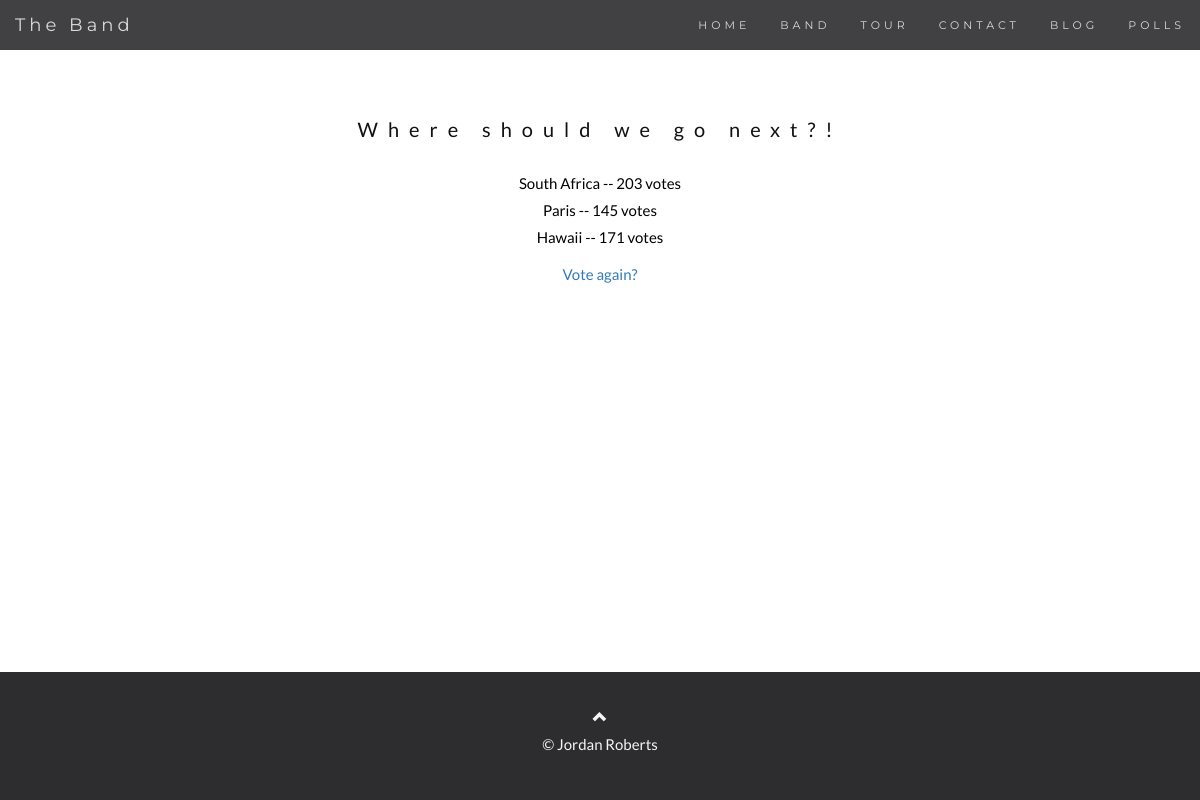
/3/results/, run on an earlier commit of the app's database.
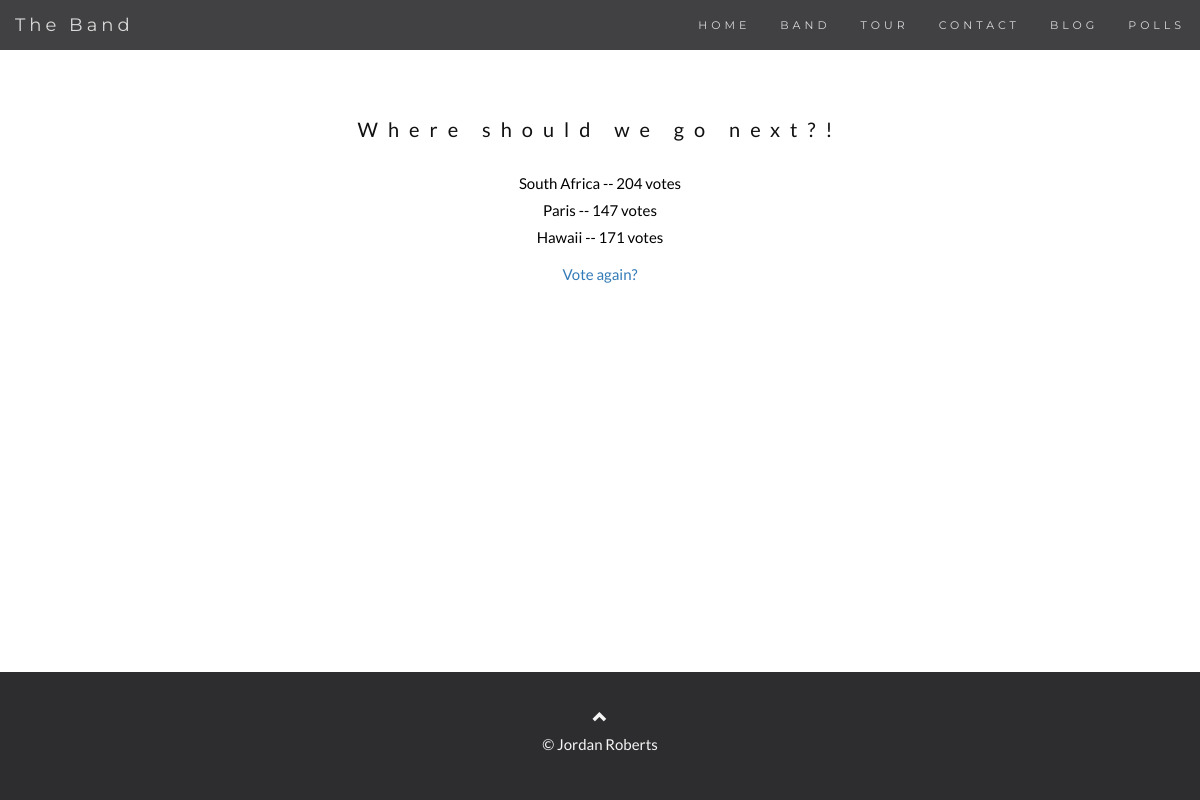
And on a later commit of the database.
### webBlog/models.py (models this page shows, shortened)
class Choice(models.Model):
    question = models.ForeignKey(Question, on_delete=models.CASCADE)
    choice_text = models.CharField(max_length=100)
    votes = models.IntegerField(default=0)

### webBlog/views.py (the view)
# urls.py: path('<int:pk>/results/', views.ResultsView.as_view(), name='results'),
class ResultsView(generic.DetailView):
    model = Question
    template_name = 'polls/results.html'

### webBlog/templates/polls/results.html (shortened to what this page needs)
{%load staticfiles%}
<!DOCTYPE html>
<html lang="en">
<head>
  <link rel="stylesheet" href="https://maxcdn.bootstrapcdn.com/bootstrap/3.3.7/css/bootstrap.min.css">
  <link href="{% static 'style.css' %}" rel="stylesheet">
</head>
<body id="myPage" data-spy="scroll" data-target=".navbar" data-offset="50">
<nav class="navbar navbar-default navbar-fixed-top">
  <div class="container-fluid">
    <div class="navbar-header">
      <a class="navbar-brand" href="#myPage">The Band </a>
    </div>
    <div class="collapse navbar-collapse" id="myNavbar">
      <ul class="nav navbar-nav navbar-right">
        <li><a href="{% url 'webBlog:index' %}">HOME</a></li>
        <li><a href="{% url 'webBlog:band' %}">BAND</a></li>
        <li><a href="{% url 'webBlog:tour' %}">TOUR</a></li>
        <li><a href="{% url 'webBlog:contact' %}">CONTACT</a></li>
        <li><a href="{% url 'webBlog:blog' %}" >BLOG</a>
        <li><a href="{% url 'webBlog:polls-index' %}" >POLLS </a>
     </ul>
      </div>
  </div>
  </nav>
<br>
<br>
<new class = "text-center">
<h3>{{ question.question_text }}</h3>
<ul class="list-unstyled">
{% for choice in question.choice_set.all %}
    <li>{{ choice.choice_text }} -- {{ choice.votes }} vote{{ choice.votes|pluralize }}</li>
{% endfor %}
</ul>
<p><a href="{% url 'webBlog:detail' question.id %}">Vote again?</a>
 </p>
 </new>
 <div class="footer navbar-fixed-bottom">
 <footer class="text-center" >
   <a class="up-arrow" href="#myPage" data-toggle="tooltip" title="TO TOP">
     <span class="glyphicon glyphicon-chevron-up"></span>
   </a>
   <p> &copy; Jordan Roberts</p>
 </footer>
 </div>
</body>
</html>

What changed in the data, as far as the page shows it:
changed Choice "South Africa": votes "203" → "204"
changed Choice "Paris": votes "145" → "147"
